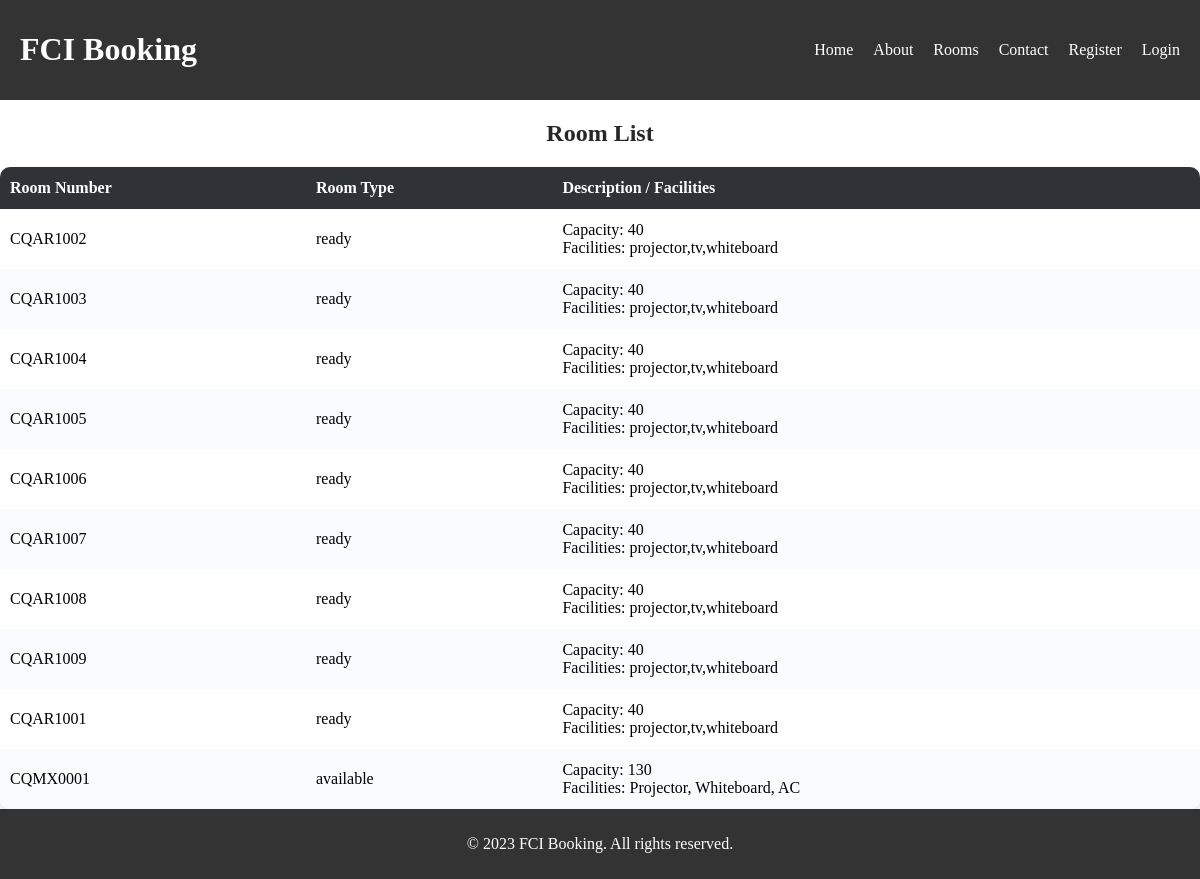
Screenshot of /rooms with the database file from the repository.
### tables this page shows
CREATE TABLE rooms(
            id INTEGER PRIMARY KEY AUTOINCREMENT,
            room_number TEXT,
            room_capacity TEXT,
            room_facilities TEXT,
            room_status TEXT
         );

### app.py (the view)
@app.route('/rooms', methods=['GET'])
def rooms():
    conn = sqlite3.connect("booking_database.db")
    cursor = conn.cursor()
    cursor.execute("SELECT room_number, room_capacity, room_facilities, room_status FROM rooms")
    rooms = cursor.fetchall()
    conn.close()
    return render_template('rooms.html', rooms=rooms)

### templates/rooms.html (shortened to what this page needs)
<html>
<head>
    <link rel="stylesheet" href="../static/css/style.room.css">
</head>
<body>
    <header>
        <h1>FCI Booking</h1>
        <nav>
            <ul>
                <li><a href="/index">Home</a></li>
                <li><a href="/about">About</a></li>
                <li><a href="/rooms">Rooms</a></li>
                <li><a href="/contacts">Contact</a></li>
                 <li><a href="/register">Register</a></li>
                {% if session.username %}
                    <li><a href="/logout">Logout</a></li>
                {% else %}
                    <li><a href="/login">Login</a></li>
                {% endif %}
            </ul>
        </nav>
    </header>
    <h2>Room List</h2>
<table>
  <thead>
    <tr>
      <th>Room Number</th>
      <th>Room Type</th>
      <th>Description / Facilities</th>
    </tr>
  </thead>
  <tbody>
    {% for room in rooms %}
    <tr>
      <td>{{ room[0] }}</td>
      <td>{{ room[3] }}</td>
      <td>
        Capacity: {{ room[1] }}<br>
        Facilities: {{ room[2] }}
      </td>
    </tr>
    {% endfor %}
  </tbody>
</table>
<footer>
    <p>&copy; 2023 FCI Booking. All rights reserved.</p>
</footer>
</body>
</html>

### static/css/style.room.css (style rules this page uses)
body { font-family: 'Times New Roman', Times, serif; margin: 0; padding: 0; }
header { background-color: #333; color: white; padding: 10px 20px; display: flex; justify-content: space-between; align-items: center; }
nav ul { list-style: none; display: flex; gap: 20px; }
nav a { color: white; text-decoration: none; }
h1 { font-family: 'Times New Roman', Times, serif; text-align: center; color: white; }
h2 { font-family: 'Times New Roman', Times, serif; text-align: center; color: #272727; }
table { border-collapse: collapse; width: 100%; background: white; border-radius: 10px; box-shadow: 0 5px 10px rgba(0,0,0,0.1); overflow: hidden; }
thead { background-color: #2f3236; color: white; }
th, td { padding: 12px 10px; text-align: left; font-size: 1rem; }
tbody tr:nth-child(even) { background-color: #f9fbfd; }
footer { background-color: #333; color: white; text-align: center; padding: 10px 0; position: relative; bottom: 0; width: 100%; }

### rows the page displays
rooms: room_number "CQAR1002", room_status "ready", room_capacity "40", room_facilities "projector,tv,whiteboard"
rooms: room_number "CQAR1003", room_status "ready", room_capacity "40", room_facilities "projector,tv,whiteboard"
rooms: room_number "CQAR1004", room_status "ready", room_capacity "40", room_facilities "projector,tv,whiteboard"
rooms: room_number "CQAR1005", room_status "ready", room_capacity "40", room_facilities "projector,tv,whiteboard"
rooms: room_number "CQAR1006", room_status "ready", room_capacity "40", room_facilities "projector,tv,whiteboard"
rooms: room_number "CQAR1007", room_status "ready", room_capacity "40", room_facilities "projector,tv,whiteboard"
rooms: room_number "CQAR1008", room_status "ready", room_capacity "40", room_facilities "projector,tv,whiteboard"
rooms: room_number "CQAR1009", room_status "ready", room_capacity "40", room_facilities "projector,tv,whiteboard"
rooms: room_number "CQAR1001", room_status "ready", room_capacity "40", room_facilities "projector,tv,whiteboard"
rooms: room_number "CQMX0001", room_status "available", room_capacity "130", room_facilities "Projector, Whiteboard, AC"
